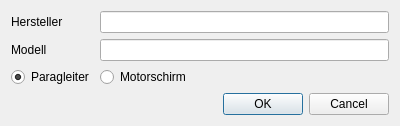
<?xml version="1.0" encoding="UTF-8"?>
<ui version="4.0">
 <class>PlaneDialog</class>
 <widget class="QDialog" name="PlaneDialog">
  <property name="geometry">
   <rect>
    <x>0</x>
    <y>0</y>
    <width>400</width>
    <height>117</height>
   </rect>
  </property>
  <property name="windowTitle">
   <string>Fluggerät</string>
  </property>
  <layout class="QFormLayout" name="formLayout">
   <item row="0" column="0">
    <widget class="QLabel" name="label">
     <property name="text">
      <string>Hersteller</string>
     </property>
    </widget>
   </item>
   <item row="0" column="1">
    <widget class="QLineEdit" name="manufacturerEdit"/>
   </item>
   <item row="1" column="0">
    <widget class="QLabel" name="label_2">
     <property name="text">
      <string>Modell</string>
     </property>
    </widget>
   </item>
   <item row="1" column="1">
    <widget class="QLineEdit" name="modelEdit"/>
   </item>
   <item row="2" column="0">
    <widget class="QRadioButton" name="pgRadio">
     <property name="text">
      <string>Paragleiter</string>
     </property>
     <property name="checked">
      <bool>true</bool>
     </property>
    </widget>
   </item>
   <item row="2" column="1">
    <widget class="QRadioButton" name="ppgRadio">
     <property name="text">
      <string>Motorschirm</string>
     </property>
    </widget>
   </item>
   <item row="3" column="0" colspan="2">
    <widget class="QDialogButtonBox" name="buttonBox">
     <property name="orientation">
      <enum>Qt::Horizontal</enum>
     </property>
     <property name="standardButtons">
      <set>QDialogButtonBox::Cancel|QDialogButtonBox::Ok</set>
     </property>
    </widget>
   </item>
  </layout>
 </widget>
 <resources/>
 <connections>
  <connection>
   <sender>buttonBox</sender>
   <signal>accepted()</signal>
   <receiver>PlaneDialog</receiver>
   <slot>accept()</slot>
   <hints>
    <hint type="sourcelabel">
     <x>248</x>
     <y>254</y>
    </hint>
    <hint type="destinationlabel">
     <x>157</x>
     <y>274</y>
    </hint>
   </hints>
  </connection>
  <connection>
   <sender>buttonBox</sender>
   <signal>rejected()</signal>
   <receiver>PlaneDialog</receiver>
   <slot>reject()</slot>
   <hints>
    <hint type="sourcelabel">
     <x>316</x>
     <y>260</y>
    </hint>
    <hint type="destinationlabel">
     <x>286</x>
     <y>274</y>
    </hint>
   </hints>
  </connection>
 </connections>
</ui>
